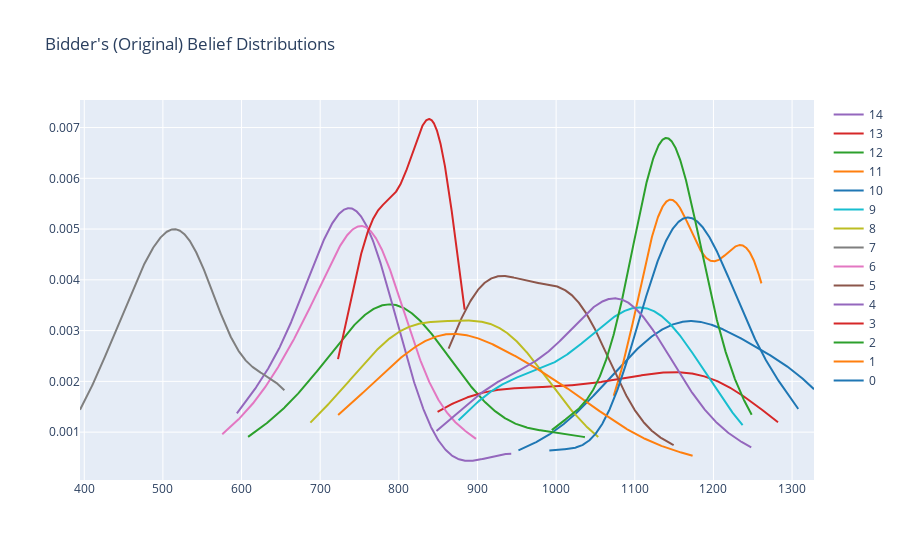
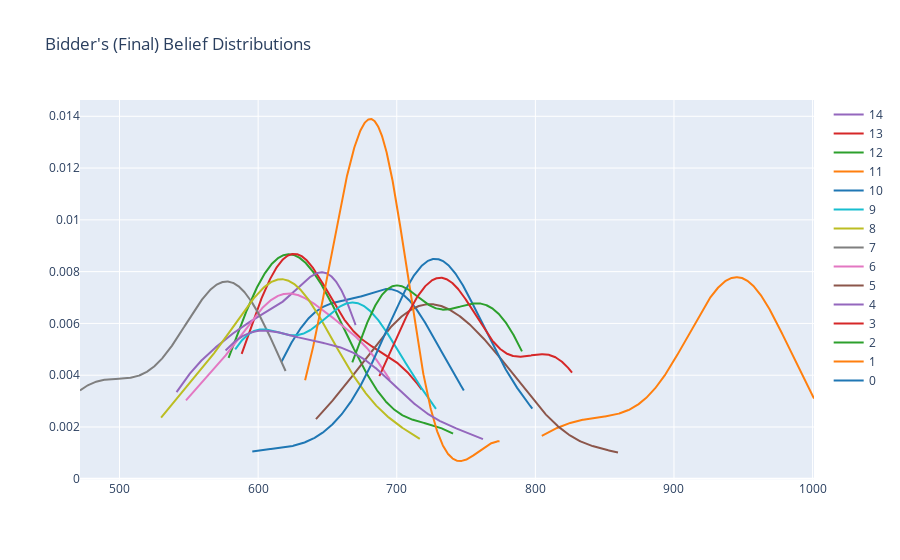

Write notebook code for charts like these, in order.
### Code cell
# for i in range(0,len(all_original_bidders)):
#     plot_belief_distributions(list(map(lambda bidder: bidder.value_belief_distribution,
#                                  all_original_bidders[i])), 'Bidder\'s (Original) Belief Distributions')
#     plot_belief_distributions(list(map(lambda bidder: bidder.value_belief_distribution,
#                                        all_final_bidders[i])), 'Bidder\'s (Final) Belief Distributions')

### Figure 1 — Plotly figure (JSON) as saved in the notebook; plotly's stock layout.template omitted (floating-point values rounded to 4 significant figures; data arrays with more than 128 entries replaced by an {"elided": "..."} marker saying what was removed)
{"data": [{"legendgroup": "0", "marker": {"color": "rgb(31, 119, 180)"}, "mode": "lines", "name": "0", "showlegend": true, "type": "scatter", "x": {"elided": "500 float values"}, "xaxis": "x", "y": {"elided": "500 float values"}, "yaxis": "y"}, {"legendgroup": "1", "marker": {"color": "rgb(255, 127, 14)"}, "mode": "lines", "name": "1", "showlegend": true, "type": "scatter", "x": {"elided": "500 float values"}, "xaxis": "x", "y": {"elided": "500 float values"}, "yaxis": "y"}, {"legendgroup": "2", "marker": {"color": "rgb(44, 160, 44)"}, "mode": "lines", "name": "2", "showlegend": true, "type": "scatter", "x": {"elided": "500 float values"}, "xaxis": "x", "y": {"elided": "500 float values"}, "yaxis": "y"}, {"legendgroup": "3", "marker": {"color": "rgb(214, 39, 40)"}, "mode": "lines", "name": "3", "showlegend": true, "type": "scatter", "x": {"elided": "500 float values"}, "xaxis": "x", "y": {"elided": "500 float values"}, "yaxis": "y"}, {"legendgroup": "4", "marker": {"color": "rgb(148, 103, 189)"}, "mode": "lines", "name": "4", "showlegend": true, "type": "scatter", "x": {"elided": "500 float values"}, "xaxis": "x", "y": {"elided": "500 float values"}, "yaxis": "y"}, {"legendgroup": "5", "marker": {"color": "rgb(140, 86, 75)"}, "mode": "lines", "name": "5", "showlegend": true, "type": "scatter", "x": {"elided": "500 float values"}, "xaxis": "x", "y": {"elided": "500 float values"}, "yaxis": "y"}, {"legendgroup": "6", "marker": {"color": "rgb(227, 119, 194)"}, "mode": "lines", "name": "6", "showlegend": true, "type": "scatter", "x": {"elided": "500 float values"}, "xaxis": "x", "y": {"elided": "500 float values"}, "yaxis": "y"}, {"legendgroup": "7", "marker": {"color": "rgb(127, 127, 127)"}, "mode": "lines", "name": "7", "showlegend": true, "type": "scatter", "x": {"elided": "500 float values"}, "xaxis": "x", "y": {"elided": "500 float values"}, "yaxis": "y"}, {"legendgroup": "8", "marker": {"color": "rgb(188, 189, 34)"}, "mode": "lines", "name": "8", "showlegend": true, "type": "scatter", "x": {"elided": "500 float values"}, "xaxis": "x", "y": {"elided": "500 float values"}, "yaxis": "y"}, {"legendgroup": "9", "marker": {"color": "rgb(23, 190, 207)"}, "mode": "lines", "name": "9", "showlegend": true, "type": "scatter", "x": {"elided": "500 float values"}, "xaxis": "x", "y": {"elided": "500 float values"}, "yaxis": "y"}, {"legendgroup": "10", "marker": {"color": "rgb(31, 119, 180)"}, "mode": "lines", "name": "10", "showlegend": true, "type": "scatter", "x": {"elided": "500 float values"}, "xaxis": "x", "y": {"elided": "500 float values"}, "yaxis": "y"}, {"legendgroup": "11", "marker": {"color": "rgb(255, 127, 14)"}, "mode": "lines", "name": "11", "showlegend": true, "type": "scatter", "x": {"elided": "500 float values"}, "xaxis": "x", "y": {"elided": "500 float values"}, "yaxis": "y"}, {"legendgroup": "12", "marker": {"color": "rgb(44, 160, 44)"}, "mode": "lines", "name": "12", "showlegend": true, "type": "scatter", "x": {"elided": "500 float values"}, "xaxis": "x", "y": {"elided": "500 float values"}, "yaxis": "y"}, {"legendgroup": "13", "marker": {"color": "rgb(214, 39, 40)"}, "mode": "lines", "name": "13", "showlegend": true, "type": "scatter", "x": {"elided": "500 float values"}, "xaxis": "x", "y": {"elided": "500 float values"}, "yaxis": "y"}, {"legendgroup": "14", "marker": {"color": "rgb(148, 103, 189)"}, "mode": "lines", "name": "14", "showlegend": true, "type": "scatter", "x": {"elided": "500 float values"}, "xaxis": "x", "y": {"elided": "500 float values"}, "yaxis": "y"}], "layout": {"barmode": "overlay", "hovermode": "closest", "legend": {"traceorder": "reversed"}, "title": {"text": "Bidder's (Original) Belief Distributions"}, "xaxis": {"anchor": "y2", "domain": [0, 1], "zeroline": false}, "yaxis": {"anchor": "free", "domain": [0, 1], "position": 0}}}

### Figure 2 — Plotly figure (JSON) as saved in the notebook; plotly's stock layout.template omitted (floating-point values rounded to 4 significant figures; data arrays with more than 128 entries replaced by an {"elided": "..."} marker saying what was removed)
{"data": [{"legendgroup": "0", "marker": {"color": "rgb(31, 119, 180)"}, "mode": "lines", "name": "0", "showlegend": true, "type": "scatter", "x": {"elided": "500 float values"}, "xaxis": "x", "y": {"elided": "500 float values"}, "yaxis": "y"}, {"legendgroup": "1", "marker": {"color": "rgb(255, 127, 14)"}, "mode": "lines", "name": "1", "showlegend": true, "type": "scatter", "x": {"elided": "500 float values"}, "xaxis": "x", "y": {"elided": "500 float values"}, "yaxis": "y"}, {"legendgroup": "2", "marker": {"color": "rgb(44, 160, 44)"}, "mode": "lines", "name": "2", "showlegend": true, "type": "scatter", "x": {"elided": "500 float values"}, "xaxis": "x", "y": {"elided": "500 float values"}, "yaxis": "y"}, {"legendgroup": "3", "marker": {"color": "rgb(214, 39, 40)"}, "mode": "lines", "name": "3", "showlegend": true, "type": "scatter", "x": {"elided": "500 float values"}, "xaxis": "x", "y": {"elided": "500 float values"}, "yaxis": "y"}, {"legendgroup": "4", "marker": {"color": "rgb(148, 103, 189)"}, "mode": "lines", "name": "4", "showlegend": true, "type": "scatter", "x": {"elided": "500 float values"}, "xaxis": "x", "y": {"elided": "500 float values"}, "yaxis": "y"}, {"legendgroup": "5", "marker": {"color": "rgb(140, 86, 75)"}, "mode": "lines", "name": "5", "showlegend": true, "type": "scatter", "x": {"elided": "500 float values"}, "xaxis": "x", "y": {"elided": "500 float values"}, "yaxis": "y"}, {"legendgroup": "6", "marker": {"color": "rgb(227, 119, 194)"}, "mode": "lines", "name": "6", "showlegend": true, "type": "scatter", "x": {"elided": "500 float values"}, "xaxis": "x", "y": {"elided": "500 float values"}, "yaxis": "y"}, {"legendgroup": "7", "marker": {"color": "rgb(127, 127, 127)"}, "mode": "lines", "name": "7", "showlegend": true, "type": "scatter", "x": {"elided": "500 float values"}, "xaxis": "x", "y": {"elided": "500 float values"}, "yaxis": "y"}, {"legendgroup": "8", "marker": {"color": "rgb(188, 189, 34)"}, "mode": "lines", "name": "8", "showlegend": true, "type": "scatter", "x": {"elided": "500 float values"}, "xaxis": "x", "y": {"elided": "500 float values"}, "yaxis": "y"}, {"legendgroup": "9", "marker": {"color": "rgb(23, 190, 207)"}, "mode": "lines", "name": "9", "showlegend": true, "type": "scatter", "x": {"elided": "500 float values"}, "xaxis": "x", "y": {"elided": "500 float values"}, "yaxis": "y"}, {"legendgroup": "10", "marker": {"color": "rgb(31, 119, 180)"}, "mode": "lines", "name": "10", "showlegend": true, "type": "scatter", "x": {"elided": "500 float values"}, "xaxis": "x", "y": {"elided": "500 float values"}, "yaxis": "y"}, {"legendgroup": "11", "marker": {"color": "rgb(255, 127, 14)"}, "mode": "lines", "name": "11", "showlegend": true, "type": "scatter", "x": {"elided": "500 float values"}, "xaxis": "x", "y": {"elided": "500 float values"}, "yaxis": "y"}, {"legendgroup": "12", "marker": {"color": "rgb(44, 160, 44)"}, "mode": "lines", "name": "12", "showlegend": true, "type": "scatter", "x": {"elided": "500 float values"}, "xaxis": "x", "y": {"elided": "500 float values"}, "yaxis": "y"}, {"legendgroup": "13", "marker": {"color": "rgb(214, 39, 40)"}, "mode": "lines", "name": "13", "showlegend": true, "type": "scatter", "x": {"elided": "500 float values"}, "xaxis": "x", "y": {"elided": "500 float values"}, "yaxis": "y"}, {"legendgroup": "14", "marker": {"color": "rgb(148, 103, 189)"}, "mode": "lines", "name": "14", "showlegend": true, "type": "scatter", "x": {"elided": "500 float values"}, "xaxis": "x", "y": {"elided": "500 float values"}, "yaxis": "y"}], "layout": {"barmode": "overlay", "hovermode": "closest", "legend": {"traceorder": "reversed"}, "title": {"text": "Bidder's (Final) Belief Distributions"}, "xaxis": {"anchor": "y2", "domain": [0, 1], "zeroline": false}, "yaxis": {"anchor": "free", "domain": [0, 1], "position": 0}}}
